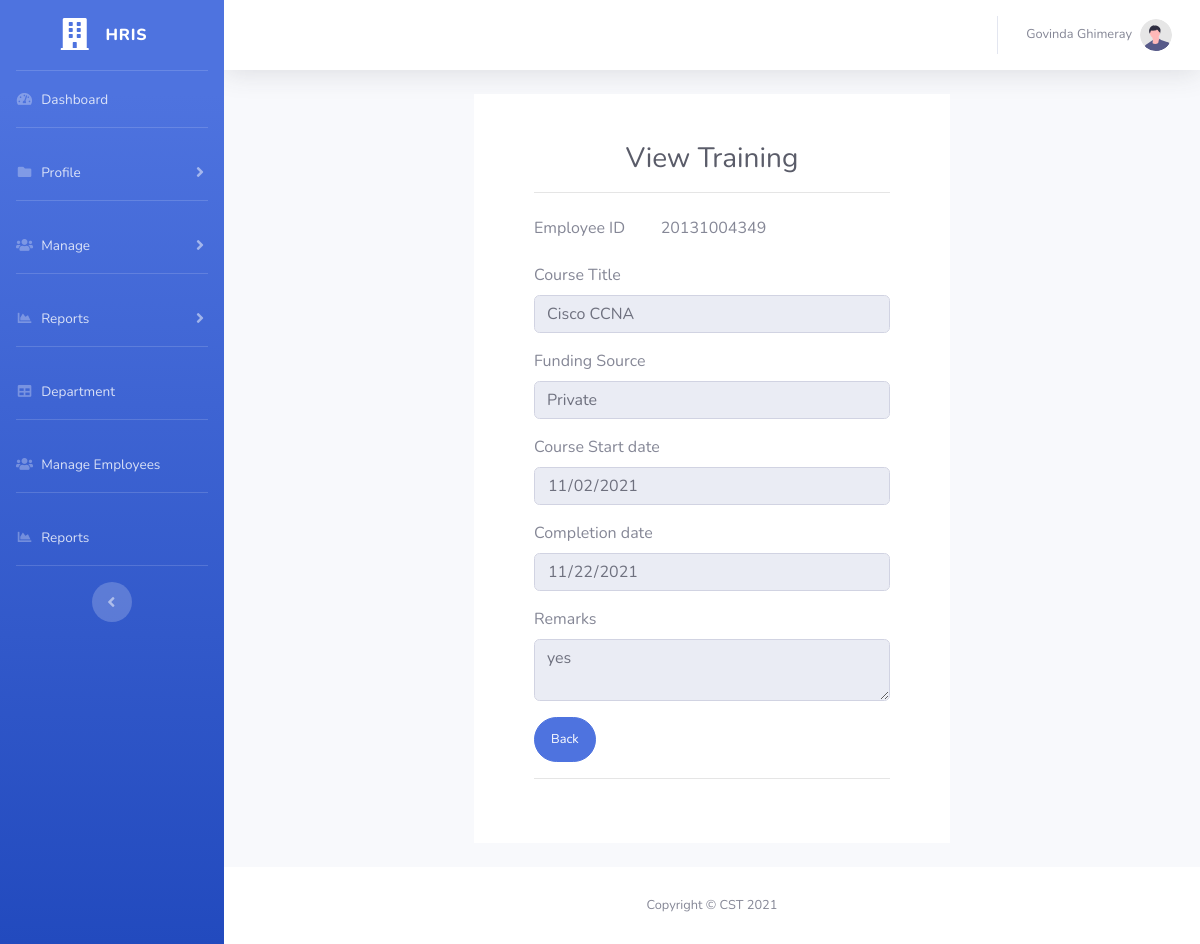
Page /view_training.php?id=4 (signed in) on the committed database.
### tables this page shows
CREATE TABLE `employee` (
  `employee_id` bigint(14) NOT NULL,
  `cid` bigint(11) NOT NULL,
  `name` varchar(50) NOT NULL,
  `gender` varchar(10) NOT NULL,
  `dob` date NOT NULL,
  `email` varchar(50) NOT NULL,
  `mobile` int(11) NOT NULL,
  `designation` int(11) NOT NULL,
  `department` int(11) NOT NULL,
  `nationality` varchar(20) NOT NULL,
  `address` varchar(255) NOT NULL,
  `service_status` int(11) NOT NULL,
  `position_level` int(11) NOT NULL
);

CREATE TABLE `training` (
  `tr_id` int(11) NOT NULL,
  `course_title` varchar(50) NOT NULL,
  `start_date` date NOT NULL,
  `end_date` date NOT NULL,
  `emp_id` bigint(14) NOT NULL,
  `funding_source` varchar(50) NOT NULL,
  `remarks` varchar(255) NOT NULL,
  `verification_status` int(2) NOT NULL DEFAULT 0
);

### view_training.php (the view, shortened to what this page needs)
<?php
include('./include/header.php');
$tr_id=$_GET['id'];
$tr_Qry=mysqli_query($con,"SELECT `tr_id`, `course_title`, `start_date`, `end_date`, `emp_id`, `funding_source`, `remarks` FROM `training` WHERE tr_id=".$tr_id);
list($q_id, $course_title, $start_date, $end_date, $emp_id, $funding_source, $remarks)=mysqli_fetch_row($tr_Qry);
?>
                <div class="container-fluid">
                    <div class="row justify-content-center">
                        <div class="col-xl-6 col-md-6 mb-4  bg-white">
                            <div class="p-5">
                                <div class="text-center">
                                    <h1 class="h3 mb-0 text-gray-800">View Training</h1>
                                </div>
                                <hr>
                                <form class="user needs-validation" novalidate action = "" enctype="multipart/form-data" method = "POST">
                                    <div class="mb-3 row">
                                        <label for="empid" class="col-sm-4 col-form-label">Employee ID</label>
                                        <div class="col-sm-8">
                                            <input type="text" name="emp_id" id="empid" class="form-control-plaintext"  value="<?= $_SESSION['emp_id']; ?>" readonly>
                                        </div>
                                    </div>
                                    <div class="form-group">
                                        <label for="course_title" class="form-label">Course Title</label>
                                        <input type="text" name="course_title" id="course_title" class="form-control" required value="<?= $course_title;?>" readonly>
                                    </div>
                                    <div class="form-group">
                                        <label for="funding_source" class="form-label">Funding Source</label>
                                        <input type="Text" name="funding_source" id="funding_source" class="form-control" required value="<?= $funding_source;?>" readonly>
                                    </div>
                                    <div class="form-group">
                                        <label for="start_date" class="form-label">Course Start date</label>
                                        <input type="date" name="start_date" id="start_date" class="form-control" required value="<?= $start_date;?>" readonly>
                                    </div>
                                    <div class="form-group">
                                        <label for="end_date" class="form-label">Completion date</label>
                                        <input type="date" name="end_date" id="end_date" class="form-control" required value="<?= $end_date;?>"readonly>
                                    </div>
                                    <div class="form-group">
                                        <label for="remarks" class="form-label">Remarks</label>
                                        <textarea class="form-control" name="remarks" id="remarks" rows="2" readonly><?= $remarks;?></textarea>
                                    </div>
                                    <a href="./verify_trainings.php" class="btn btn-primary btn-user btn-inline">Back<a>
                                    <hr>
                                </form>
                            </div>
                        </div>
                    </div>
                </div>
<?php
include('./include/footer.php');
?>

### include/header.php (shortened to what this page needs)
<?php
	include('./include/connection.php');
	$emp_id=$_SESSION['emp_id'];
	list($employee_name)=mysqli_fetch_row(mysqli_query($con,"SELECT name FROM employee WHERE employee_id='".$emp_id."'"));
?>
<!DOCTYPE html>
<html lang="en">
<head>
    <link href="vendor/fontawesome-free/css/all.min.css" rel="stylesheet" type="text/css">
    <link href="css/sb-admin-2.min.css" rel="stylesheet">
</head>
<body id="page-top">
    <div id="wrapper">
        <ul class="navbar-nav bg-gradient-primary sidebar sidebar-dark accordion" id="accordionSidebar">
            <a class="sidebar-brand d-flex align-items-center justify-content-center" href="index.php">
                <div class="sidebar-brand-icon rotate-n-0">
                    <i class="fas fa-building"></i>
                </div>
                <div class="sidebar-brand-text mx-3">HRIS</div>
            </a>
            <hr class="sidebar-divider my-0">
            <li class="nav-item">
                <a class="nav-link" href="index.php">
                    <i class="fas fa-fw fa-tachometer-alt"></i>
                    <span>Dashboard</span></a>
            </li>
            <hr class="sidebar-divider">
            <li class="nav-item">
                <a class="nav-link collapsed" href="#" data-toggle="collapse" data-target="#Profile"
                    aria-expanded="true" aria-controls="Profile">
                    <i class="fas fa-fw fa-folder"></i>
                    <span>Profile</span>
                </a>
            </li>
            <hr class="sidebar-divider">
            <li class="nav-item">
                <a class="nav-link collapsed" href="#" data-toggle="collapse" data-target="#Manage"
                    aria-expanded="true" aria-controls="Manage">
                    <i class="fas fa-fw fa-users"></i>
                    <span>Manage</span>
                </a>
            </li>
            <hr class="sidebar-divider">
            <li class="nav-item">
                <a class="nav-link collapsed" href="#" data-toggle="collapse" data-target="#Reports"
                    aria-expanded="true" aria-controls="Reports">
                    <i class="fas fa-fw fa-chart-area"></i>
                    <span>Reports</span>
                </a>
            </li>
            <hr class="sidebar-divider">
            <li class="nav-item">
                <a class="nav-link" href="#">
                    <i class="fas fa-fw fa-table"></i>
                    <span>Department</span></a>
            </li>
            <hr class="sidebar-divider">
            <li class="nav-item">
                <a class="nav-link" href="manageEmployee.php">
                    <i class="fas fa-fw fa-users"></i>
                    <span>Manage Employees</span></a>
            </li>
            <hr class="sidebar-divider">
            <li class="nav-item">
                <a class="nav-link" href="#">
                    <i class="fas fa-fw fa-chart-area"></i>
                    <span>Reports</span></a>
            </li>
            <hr class="sidebar-divider d-none d-md-block">
            <div class="text-center d-none d-md-inline">
                <button class="rounded-circle border-0" id="sidebarToggle"></button>
            </div>
        </ul>
        <div id="content-wrapper" class="d-flex flex-column">
            <div id="content">
                <nav class="navbar navbar-expand navbar-light bg-white topbar mb-4 static-top shadow">
                    <ul class="navbar-nav ml-auto">
                        <li class="nav-item dropdown no-arrow">
                            <a class="nav-link dropdown-toggle" href="#" id="userDropdown" role="button"
                                data-toggle="dropdown" aria-haspopup="true" aria-expanded="false">
                                <span class="mr-2 d-none d-lg-inline text-gray-600 small"><?php echo $employee_name; ?></span>
                                <img class="img-profile rounded-circle"
                                    src="img/undraw_profile.svg">
                            </a>
                        </li>
                    </ul>
                </nav>

### rows in the picture
employee: name "Govinda Ghimeray"
training: course_title "Cisco CCNA", funding_source "Private", start_date "11/02/2021", end_date "11/22/2021", remarks "yes"
